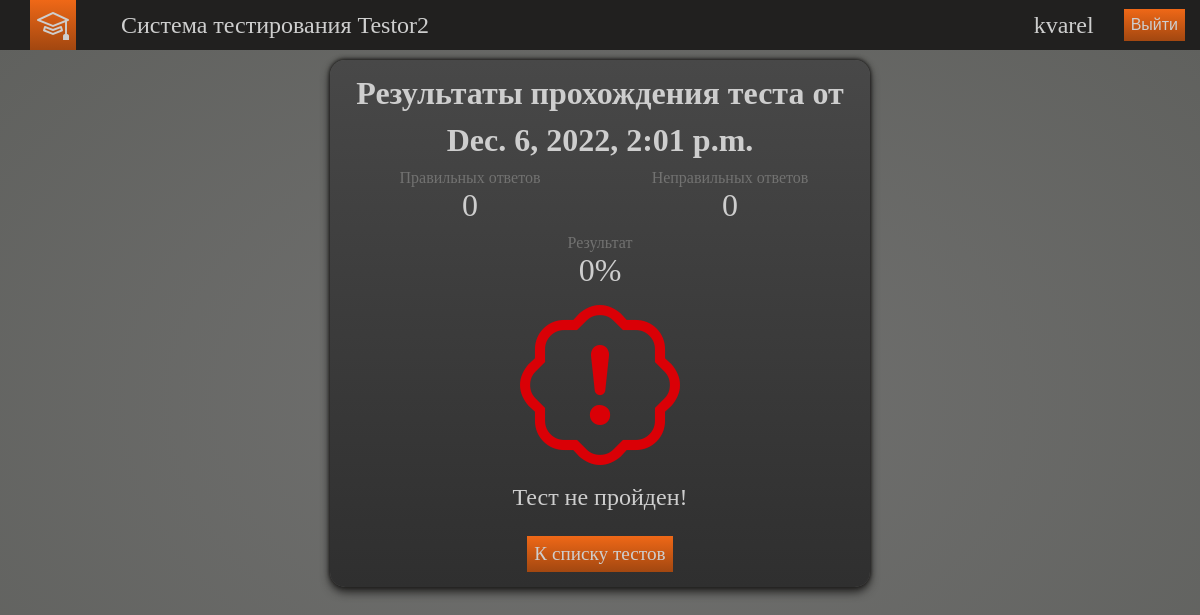
The app's page /testing/12/result/ (signed in) with its own data.
### core/models.py (models this page shows)
class TestingModel(models.Model):
	user = models.ForeignKey(settings.AUTH_USER_MODEL, on_delete=models.CASCADE, verbose_name='Пользователь')
	test = models.ForeignKey(TestModel, on_delete=models.CASCADE, verbose_name='Тест')
	date = models.DateTimeField('Дата прохождения', auto_now_add=True)
	correct_answers = models.IntegerField('Количество правильных ответов', default=0)
	wrong_answers = models.IntegerField('Количество неправильных ответов', default=0)
	is_start = models.BooleanField('Тестирование начато', default=False)
	is_completed = models.BooleanField('Тестирование завершено', default=False)

### core/views.py (the view)
# urls.py: path('<int:pk>/result/', TestingResultView.as_view(), name='testing-result')
class TestingResultView(LoginRequiredMixin, generic.DetailView):
	model = TestingModel
	template_name = 'core/testing_result.html'
	def get_context_data(self, **kwargs):
		ctx = super().get_context_data(**kwargs)
		if self.object.correct_answers:
			ctx['percent'] = self.object.correct_answers / (self.object.correct_answers + self.object.wrong_answers) * 100
		else:
			ctx['percent'] = 0
		return ctx

### core/templates/core/testing_result.html (shortened to what this page needs)
{% extends 'core/base.html' %}
{% load static %}
{% block style_head %}
	<link rel="stylesheet" href="{% static 'css/testing-result.css' %}">
{% endblock %}
{% block content_body %}
	<div class="card">
		<div class="container">
			<h2 class="title">Результаты прохождения теста от</h2>
			<h2 class="title">{{ object.date|date:"DATETIME_FORMAT" }}</h2>
			<div class="correct"><span>Правильных ответов</span><span>{{ object.correct_answers }}</span></div>
			<div class="incorrect"><span>Неправильных ответов</span><span>{{ object.wrong_answers }}</span></div>
			<div class="percent"><span>Результат</span><span>{{ percent|floatformat }}%</span></div>
			<div class="icon">
				{% if percent >= 80 %}
					<div class="positive"><i class="bi bi-patch-check"></i></div>
					<div class="message">Тест успешно пройден!</div>
				{% else %}
					<div class="negative"><i class="bi bi-patch-exclamation"></i></div>
					<div class="message">Тест не пройден!</div>
				{% endif %}
			</div>
			<a href="{% url 'test-list' %}">К списку тестов</a>
		</div>
	</div>
{% endblock %}

### core/templates/core/base.html (shortened to what this page needs)
{% load static %}
<!DOCTYPE html>
<html lang="en">
<head>
	<link rel="stylesheet" href="{% static 'css/base.css' %}">
	<link rel="stylesheet" href="https://cdn.jsdelivr.net/npm/bootstrap-icons@1.10.2/font/bootstrap-icons.css">
	{% block style_head %}{% endblock %}
</head>
<body>
	<div class="nav">
		<div class="brand"><a href="{% url 'test-list' %}"><i class="bi bi-mortarboard"></i></a></div>
		<div class="name">Система тестирования Testor2</div>
		<div class="user">{{ user.username }}</div>
		<form method="post" action="{% url 'logout' %}">
			<button type="submit">Выйти</button>
		</form>
	</div>
	{% block content_body %}{% endblock %}
</body>
</html>

### core/static/css/base.css (style rules this page uses)
:root { --white: #cecece; --gray1: #727271; --gray2: #5f605d; --gray3: #484848; --gray4: #2f2f2f; --black: #21201f; --orange: #ef6817; --orange-light: #e0966a; --orange-dark: #a24710; --box-background: linear-gradient(to top, var(--gray4), var(--gray3)); --box-hover-background: linear-gradient(to top, var(--black), var(--gray4)); --box-shadow: 0 -1px 5px var(--black), 0 0 3px var(--black), 0 5px 10px var(--black); --button-background: linear-gradient(to top, var(--orange-dark), var(--orange)); --button-hover-background: linear-gradient(to top, var(--orange), var(--orange-light)); }
* { box-sizing: border-box; margin: 0; padding: 0; }
body { min-height: 100vh; background: radial-gradient(var(--gray1), var(--gray2)); }
.nav { position: relative; height: 50px; display: flex; align-items: center; justify-content: center; background: var(--black); z-index: 999; }
.nav .brand { position: relative; margin: 0 15px; }
.nav .brand a { font-size: 2em; color: var(--white); text-decoration: none; }
.nav .name { position: relative; font-size: 1.5em; color: var(--white); margin: 0 15px; cursor: default; }
.nav .user { position: relative; font-size: 1.5em; color: var(--white); margin: 0 15px; }
.nav form button { position: relative; font-size: 1em; padding: 7px; color: var(--white); margin: 0 15px; background: var(--button-background); border: none; }
.nav form button::before { content: 'Не делайте этого! Это опасно!'; position: absolute; top: 140%; right: 15%; width: 200px; height: 50px; border-radius: 15px; padding: 10px; background: var(--black); font-size: 1.3em; visibility: hidden; opacity: 0; transition: 0.5s; }

### core/static/css/testing-result.css (style rules this page uses)
.card { display: flex; justify-content: center; align-items: center; }
.container { position: relative; display: grid; grid-template-columns: 250px 250px; border-radius: 15px; padding: 15px; margin: 10px; grid-gap: 10px; justify-items: center; background: var(--box-background); box-shadow: var(--box-shadow); }
.title { grid-column: 1 / -1; color: var(--white); text-align: center; font-size: 2em; }
.correct span:nth-child(1), .incorrect span:nth-child(1), .percent span:nth-child(1) { display: block; font-size: 1em; color: var(--gray1); }
.correct span:nth-child(2), .incorrect span:nth-child(2), .percent span:nth-child(2) { display: block; text-align: center; font-size: 2em; color: var(--white); }
.percent, .icon, a { grid-column: 1 / -1; }
.icon { display: flex; flex-direction: column; justify-content: center; align-items: center; }
.icon i { font-size: 10em; }
.icon .message { color: var(--white); font-size: 1.5em; }
.icon .negative { color: #da0006; }
a { justify-self: center; font-size: 1.2em; padding: 7px; text-decoration: none; color: var(--white); margin: 15px 15px 0 15px; background: var(--button-background); border: none; }

### records on screen
TestingModel: date "Dec. 6, 2022, 2:01 p.m.", correct_answers "0", wrong_answers "0"

### other values on screen
{{ user.username }} "kvarel"
{{ percent|floatformat }} "0"
